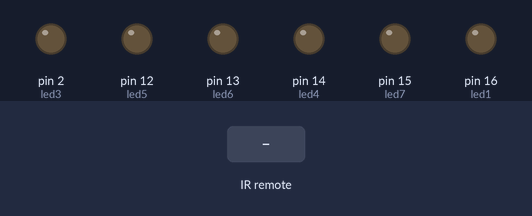
Simulated run of this sketch. Board: Arduino Uno, built with avr-gcc and run on an emulated ATmega328P. On the bench: output pins drawn as LEDs (lit = HIGH). The inputs (shaded band) are chosen by the test bench.

Above: at 1.2 s.
1.3 s: infrared code 0x45 received
At 2.1 s:
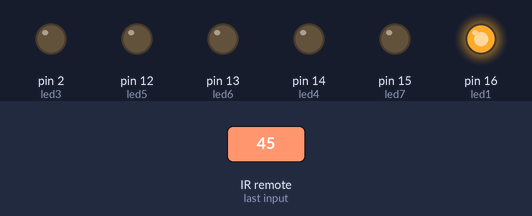
3.8 s: infrared code 0x47 received
At 5.1 s:
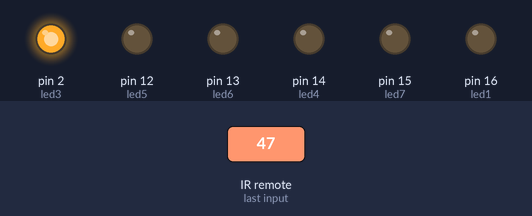
6.8 s: infrared code 0x44 received
At 7.9 s:
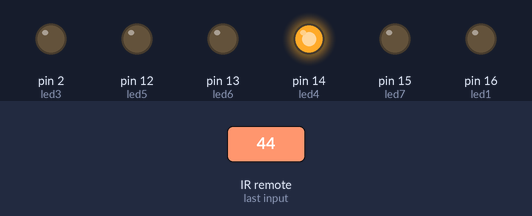
9.8 s: infrared code 0x40 received
At 11.1 s:
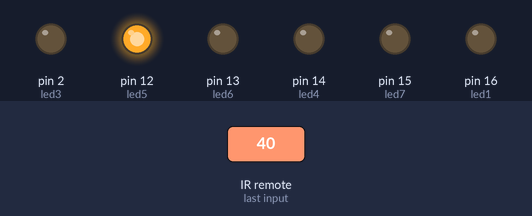
12.8 s: infrared code 0x43 received
At 13.7 s:
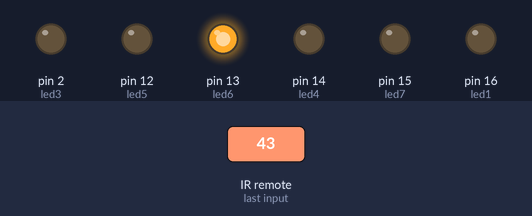
15.8 s: infrared code 0x7 received
At 17.1 s:
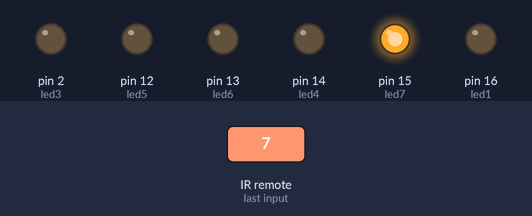
Timing chart, 0 to 18.8 s (numbered marks = the images above; inputs shaded):
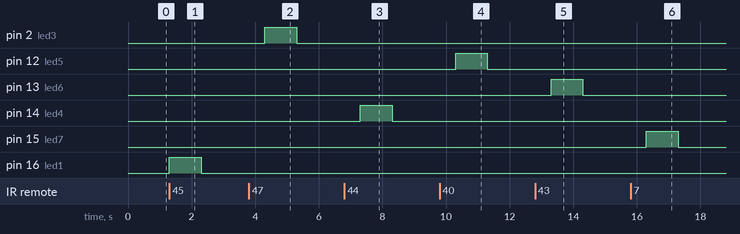

The sketch:

IR-remote_leds.ino
```cpp
#include <IRremote.h>
#define IRpin 5
#define led1 16
#define led2 0
#define led3 2
#define led4 14
#define led5 12
#define led6 13
#define led7 15
int command=0;

void setup() {
  // put your setup code here, to run once:
Serial.begin(9600);
IrReceiver.begin(IRpin,ENABLE_LED_FEEDBACK);
pinMode(led1,OUTPUT);
pinMode(led2,OUTPUT);
pinMode(led3,OUTPUT);
pinMode(led4,OUTPUT);
pinMode(led5,OUTPUT);
pinMode(led6,OUTPUT);
pinMode(led7,OUTPUT);
}

void loop() {
  // put your main code here, to run repeatedly:

 if(IrReceiver.decode()){
      command = IrReceiver.decodedIRData.command;
      IrReceiver.resume();
 if(command==69){
        digitalWrite(led1,HIGH);
        delay(1000);
        digitalWrite(led1,LOW);
 }
 else if(command==70){
        digitalWrite(led2,HIGH);
        delay(1000);
        digitalWrite(led2,LOW);
 }
 else if(command==71){
        digitalWrite(led3,HIGH);
        delay(1000);
        digitalWrite(led3,LOW);
 }
 else if(command==68){
        digitalWrite(led4,HIGH);
        delay(1000);
        digitalWrite(led4,LOW);
 }
 else if(command==64){
        digitalWrite(led5,HIGH);
        delay(1000);
        digitalWrite(led5,LOW);
 }
 else if(command==67){
        digitalWrite(led6,HIGH);
        delay(1000);
        digitalWrite(led6,LOW);
 }
 else if(command==7){
        digitalWrite(led7,HIGH);
        delay(1000);
        digitalWrite(led7,LOW);
 }
 delay(2000);
 }
 else{
 command=0;
  }

}
```

Measured:
- after the input at 1.3 s, pin 16 (led1): LOW → HIGH at once, → LOW 1.0 s later
- after the input at 3.8 s, pin 2 (led3): LOW → HIGH after 0.50 s, → LOW 1.0 s later
- after the input at 6.8 s, pin 14 (led4): LOW → HIGH after 0.50 s, → LOW 1.0 s later
- after the input at 9.8 s, pin 12 (led5): LOW → HIGH after 0.50 s, → LOW 1.0 s later
- after the input at 12.8 s, pin 13 (led6): LOW → HIGH after 0.50 s, → LOW 1.0 s later
- after the input at 15.8 s, pin 15 (led7): LOW → HIGH after 0.50 s, → LOW 1.0 s later
